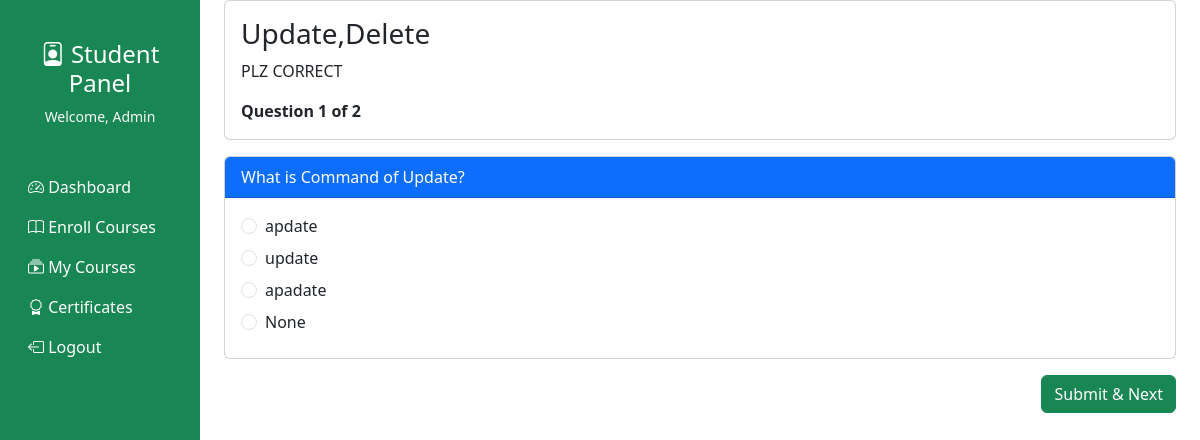
/student/take_quiz.php?course_id=1 (signed in), run on the app's committed database.
### tables this page shows
CREATE TABLE `users` (
  `id` int(11) NOT NULL,
  `full_name` varchar(100) NOT NULL,
  `dob` date DEFAULT NULL,
  `email` varchar(150) NOT NULL,
  `phone` varchar(20) NOT NULL,
  `password` varchar(255) NOT NULL,
  `user_type` enum('student','instructor','admin','parents') NOT NULL,
  `profile` varchar(255) DEFAULT NULL,
  `terms_accepted` tinyint(1) DEFAULT 0,
  `status` enum('active','inactive','blocked') DEFAULT 'active',
  `created_at` timestamp NOT NULL DEFAULT current_timestamp(),
  `updated_at` timestamp NOT NULL DEFAULT current_timestamp() ON UPDATE current_timestamp()
);

CREATE TABLE `quiz` (
  `id` int(11) NOT NULL,
  `fkcourseID` int(11) NOT NULL,
  `fkteacherID` int(11) NOT NULL,
  `title` varchar(255) NOT NULL,
  `time_limit` int(11) DEFAULT NULL,
  `total_points` int(11) DEFAULT NULL,
  `passing_score` int(11) DEFAULT NULL,
  `instructions` text DEFAULT NULL,
  `created_at` datetime DEFAULT NULL
);

CREATE TABLE `quiz_questions` (
  `id` int(11) NOT NULL,
  `fkquizID` int(11) NOT NULL,
  `question` text NOT NULL,
  `points` int(11) DEFAULT 10
);

CREATE TABLE `option_quiz` (
  `id` int(11) NOT NULL,
  `fkquestionID` int(11) NOT NULL,
  `option_answer` varchar(255) NOT NULL,
  `is_correct` tinyint(1) DEFAULT 0
);

### student/auth.php (called while the page is built, shortened)
<?php
if (!isset($_SESSION['authemail']) AND !isset($_SESSION['authemail']) AND $_SESSION['user_types']!='teacher' ) {
	header('location:../index.php');
}else {
	require_once 'db.php';
	$stquery = "SELECT * FROM users WHERE email =  '$_SESSION[authemail]' ";
	$stdata = mysqli_fetch_assoc(mysqli_query($conn, $stquery));
	$full_name =  $stdata['full_name'];
}
?>

### student/take_quiz.php (the view, shortened to what this page needs)
<?php
require_once 'header.php';
$get_course_id = $_GET['course_id'] ?? 0;
$quiz_q = mysqli_query($conn,"SELECT * FROM quiz WHERE fkcourseID='$get_course_id'");
$quiz = mysqli_fetch_assoc($quiz_q);
$quiz_id = $quiz['id'];
$qids = [];
$qres = mysqli_query($conn,"SELECT id FROM quiz_questions WHERE fkquizID='$quiz_id'");
while($row=mysqli_fetch_assoc($qres)){
    $qids[] = $row['id'];
}
$total_questions = count($qids);
$current_qid = $qids[$_SESSION['q_index']];
$q = mysqli_fetch_assoc(mysqli_query($conn,"SELECT * FROM quiz_questions WHERE id='$current_qid'"));
?>
<main class="col-md-9 ms-sm-auto col-lg-10 px-md-4">
<div class="card mb-3">
  <div class="card-body">
    <h3><?= htmlspecialchars($quiz['title']) ?></h3>
    <p><?= htmlspecialchars($quiz['instructions']) ?></p>
    <b>Question <?= $_SESSION['q_index'] + 1 ?> of <?= $total_questions ?></b>
  </div>
</div>
<form method="post" action="http://localhost/final/student/submit_single_answer.php">
<div class="card">
  <div class="card-header bg-primary text-white">
    <?= htmlspecialchars($q['question']) ?>
  </div>
  <div class="card-body">
    <?php
    $opts = mysqli_query($conn,"SELECT * FROM option_quiz WHERE fkquestionID='{$q['id']}'");
    while($op = mysqli_fetch_assoc($opts)){
    ?>
      <div class="form-check mb-2">
        <input class="form-check-input" type="radio"
               name="option_id"
               value="<?= $op['id'] ?>" required>
        <label class="form-check-label">
          <?= htmlspecialchars($op['option_answer']) ?>
        </label>
      </div>
    <?php } ?>
  </div>
</div>
<div class="mt-3 text-end">
  <button class="btn btn-success">Submit & Next</button>
</div>
</form>
</main>

### student/header.php (shortened to what this page needs)
<?php require_once 'auth.php' ?>
<!DOCTYPE html>
<html lang="en">
<head>
    <link href="https://cdn.jsdelivr.net/npm/bootstrap@5.3.0-alpha1/dist/css/bootstrap.min.css" rel="stylesheet">
    <link rel="stylesheet" href="https://cdn.jsdelivr.net/npm/bootstrap-icons@1.8.1/font/bootstrap-icons.css">
</head>
<body>
    <div class="container-fluid">
        <div class="row">
            <nav class="col-md-3 col-lg-2 d-md-block bg-success sidebar min-vh-100">
                <div class="position-sticky pt-3">
                    <div class="text-center py-4">
                        <h4 class="text-white"><i class="bi bi-person-badge"></i> Student Panel</h4>
                        <p class="text-light small">Welcome, <?php echo $full_name ?></p>
                    </div>
                    <ul class="nav flex-column">
                        <li class="nav-item">
                            <a class="nav-link active text-white" href="index.php">
                                <i class="bi bi-speedometer2"></i> Dashboard
                            </a>
                        </li>
                        <li class="nav-item">
                            <a class="nav-link text-white" href="enroll_courses.php">
                                <i class="bi bi-book"></i> Enroll Courses
                            </a>
                        </li>
                        <li class="nav-item">
                            <a class="nav-link text-white" href="view_courses.php">
                                <i class="bi bi-collection-play"></i> My Courses
                            </a>
                        </li>
                        <li class="nav-item">
                            <a class="nav-link text-white" href="certificates.php">
                                <i class="bi bi-award"></i> Certificates
                            </a>
                        </li>
                        <li class="nav-item">
                            <a class="nav-link text-white" href="logout.php">
                                <i class="bi bi-box-arrow-left"></i> Logout
                            </a>
                        </li>
                    </ul>
                </div>
            </nav>

### data on the page
users: full_name "Admin"
quiz: title "Update,Delete", instructions "PLZ CORRECT"
quiz_questions: question "What is Command of Update?"
option_quiz: option_answer "apdate"
option_quiz: option_answer "update"
option_quiz: option_answer "apadate"
option_quiz: option_answer "None"

### other printed values
$_SESSION['q_index'] + 1 "1"
$total_questions "2"
